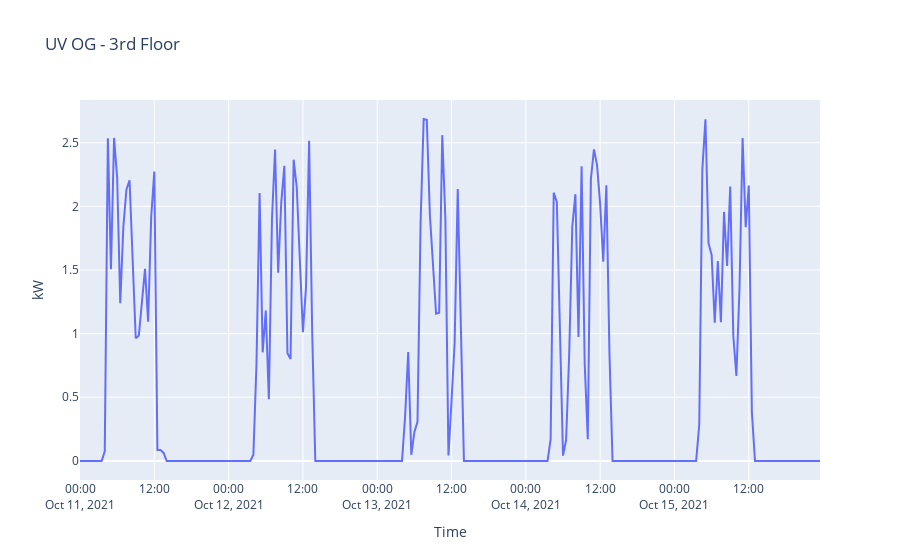

Write notebook code for a chart like this one.
### Code cell
px.line(
    x=df.index, y=df.kw, 
    title='UV OG - 3rd Floor',
    labels={
        'x': 'Time',
        'y': 'kW'
    })

### Figure 1 — Plotly figure (JSON) as saved in the notebook; plotly's stock layout.template omitted (floating-point values rounded to 4 significant figures; data arrays with more than 128 entries replaced by an {"elided": "..."} marker saying what was removed)
{"data": [{"hovertemplate": "Time=%{x}<br>kW=%{y}<extra></extra>", "legendgroup": "", "line": {"color": "#636efa", "dash": "solid"}, "marker": {"symbol": "circle"}, "mode": "lines", "name": "", "orientation": "v", "showlegend": false, "type": "scatter", "x": {"elided": "240 str values"}, "xaxis": "x", "y": {"elided": "240 float values"}, "yaxis": "y"}], "layout": {"legend": {"tracegroupgap": 0}, "title": {"text": "UV OG - 3rd Floor"}, "xaxis": {"anchor": "y", "domain": [0, 1], "title": {"text": "Time"}}, "yaxis": {"anchor": "x", "domain": [0, 1], "title": {"text": "kW"}}}}
